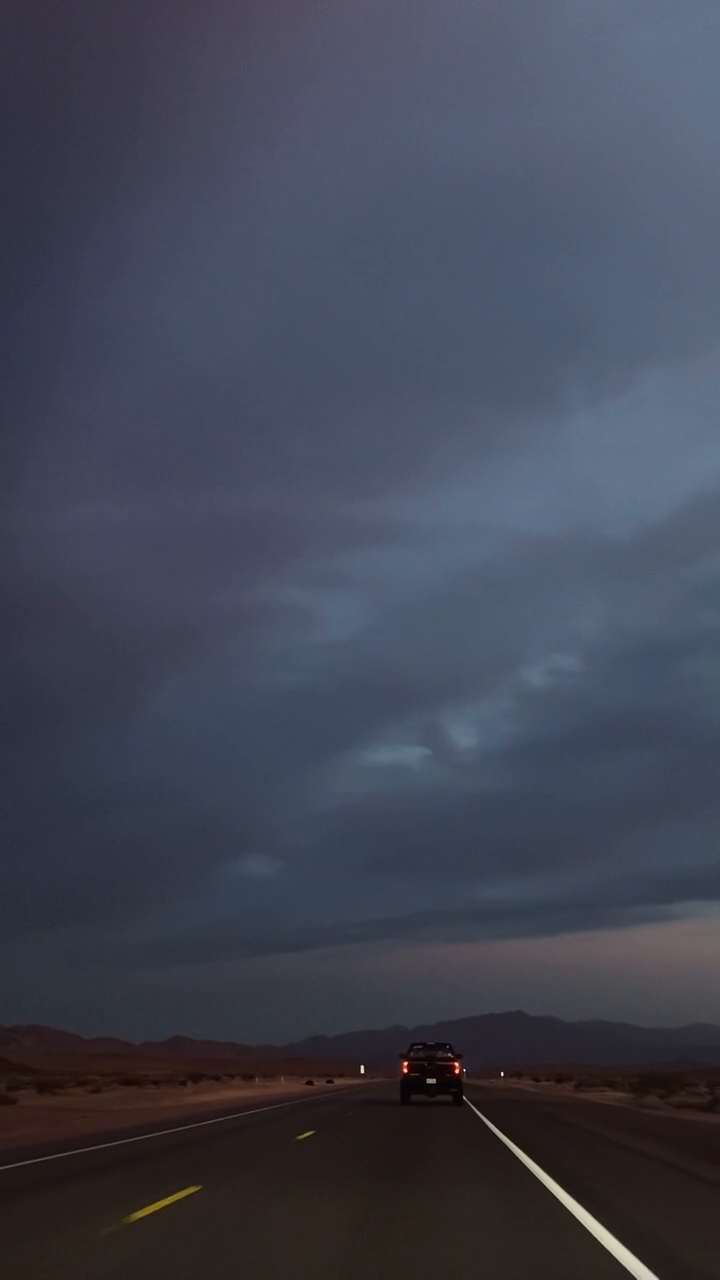
#> input picture frame 22 of OpenCV/car2.mp4, 720 x 1280 px, given in place of car.mp4, which was not available
$ python '39-Autonomous vehicle lane detection.py'
#> lines starting #> are read from the running program, lines starting #| are printed output that depends on the picture; after the words box and inside, x2 and y2 are one past the last pixel; in counts of white or black regions, pixels touching at a corner belong together; pictures that were not available may be replaced by others from this repository, and a replacement may not be noted
import cv2
import numpy as np

# Load the video for lane detection
video = cv2.VideoCapture('car.mp4')

# Define parameter values
threshold1 = 50
threshold2 = 150
rho = 1
theta = np.pi/180
threshold = 50
min_line_length = 100
max_line_gap = 50

while True:
    # Read a frame from the video
    ret, frame = video.read()
#> frame is the input picture: shape (1280, 720, 3); mean B, G, R 83.9, 69.1, 65
    frame = cv2.resize(frame, (0, 0), fx=0.25, fy=0.25)
#> frame: shape (320, 180, 3)

    if not ret:
        break

    # Convert the frame to grayscale
    gray = cv2.cvtColor(frame, cv2.COLOR_BGR2GRAY)
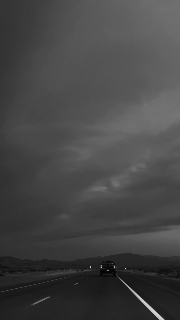
#> gray: shape (320, 180); min 5, max 216, mean 69.6

    # Apply Gaussian blur
    blurred = cv2.GaussianBlur(gray, (5, 5), 0)

    # Perform edge detection using Canny
    edges = cv2.Canny(blurred, threshold1, threshold2)
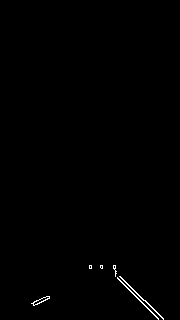
#> edges: shape (320, 180); 0.45% white in thin lines or dots, all inside (x1, y1, x2, y2) = (31, 265, 164, 320)

    # Perform region of interest selection
    height, width = edges.shape[:2]
#> height = 320; width = 180
    mask = np.zeros_like(edges)
    region_of_interest = np.array([[(0, height), (width / 2, height / 2), (width, height)]], dtype=np.int32)
#> region_of_interest = [[0, 320], [90, 160], [180, 320]]
    cv2.fillPoly(mask, region_of_interest, 255)
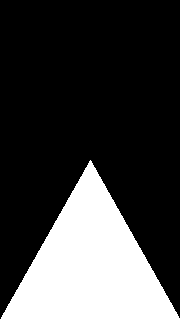
#> mask: shape (320, 180); 25.2% white; 1 white region, box (x1, y1, x2, y2) and area: (0, 160, 180, 320) 14524
    masked_edges = cv2.bitwise_and(edges, mask)

    # Perform Hough line detection
    lines = cv2.HoughLinesP(masked_edges, rho, theta, threshold, np.array([]), min_line_length, max_line_gap)
#> lines = None

    # Draw the detected lane lines onto the frame
    line_image = np.zeros_like(frame)
#> (the run stopped early here; a loop or call above may not have finished)

$ run again, starting later in the video
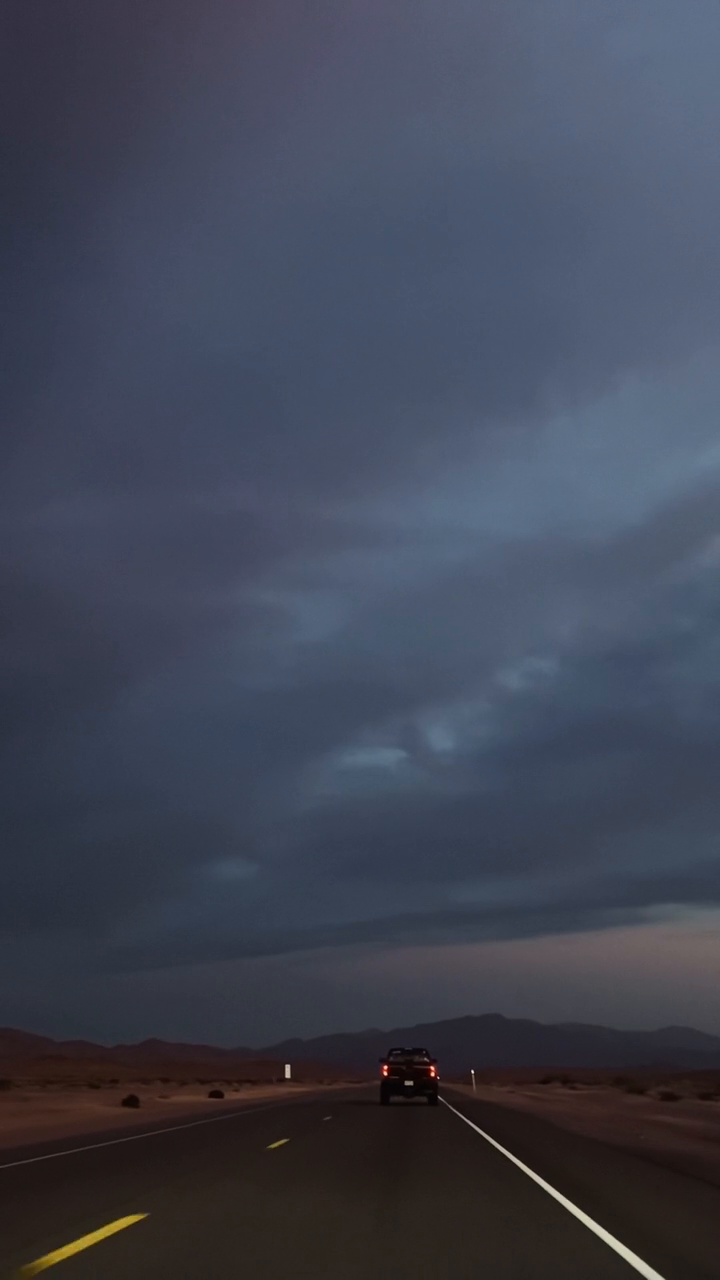
#> input picture frame 99 of OpenCV/car2.mp4, 720 x 1280 px, given in place of car.mp4, which was not available
#> frame is the input picture: shape (1280, 720, 3); mean B, G, R 84, 68.9, 64
#> frame: shape (320, 180, 3)
#> `gray = cv2.cvtColor(frame, cv2.COLOR_BGR2GRAY)`:
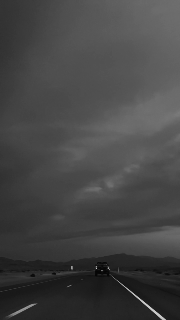
#> gray: shape (320, 180); min 5, max 206, mean 69.3
#> `edges = cv2.Canny(blurred, threshold1, threshold2)`:
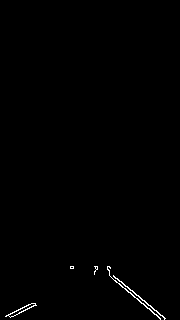
#> edges: shape (320, 180); 0.53% white in thin lines or dots, all inside (x1, y1, x2, y2) = (5, 266, 166, 320)
#> mask: shape (320, 180); 25.2% white; 1 white region, box (x1, y1, x2, y2) and area: (0, 160, 180, 320) 14524
#> lines = None
